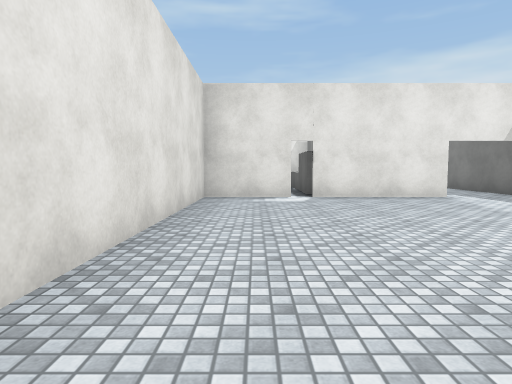
[1] (above)

16 first-person views from a walk through a 3-D level made in the Unity game engine. The camera is 1.2 m above the floor, tilts 4° down and sees 75° across. The floor is counted in squares, 1.89 m on a side. Each view is taken from the middle of a square. On the plan, view 1 faces up. The plan holds only what a view shows up to about 10 squares ahead; the rest is blank. The player character is not drawn. Surface patterns are stand-ins for the level's own textures.

[2]
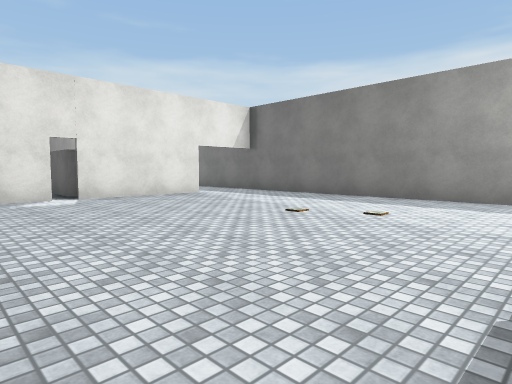

[3]
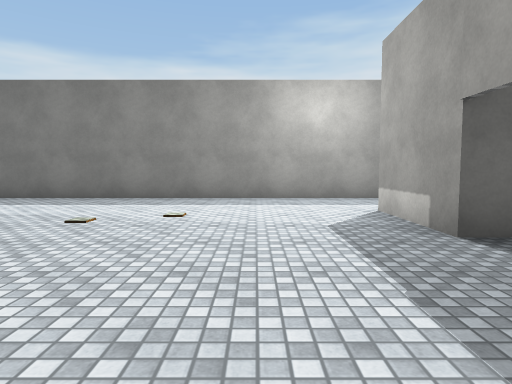

[4]
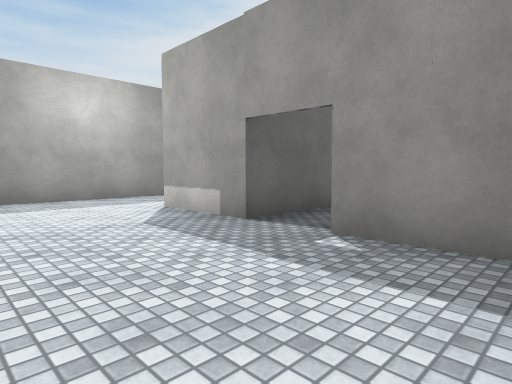

[5]
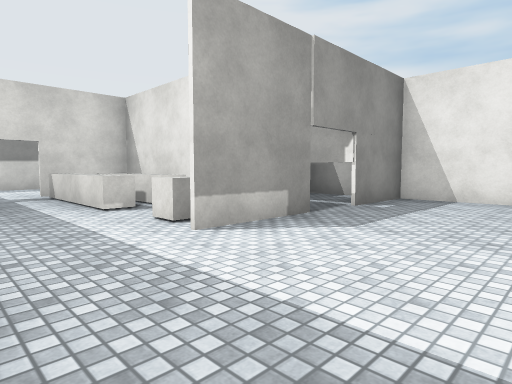

[6]
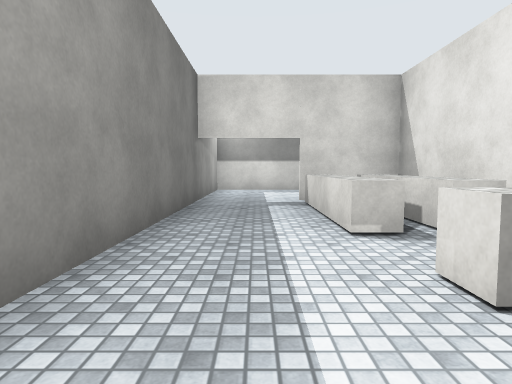

[7]
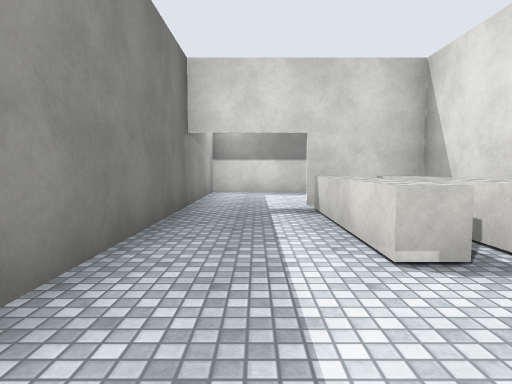

[8]
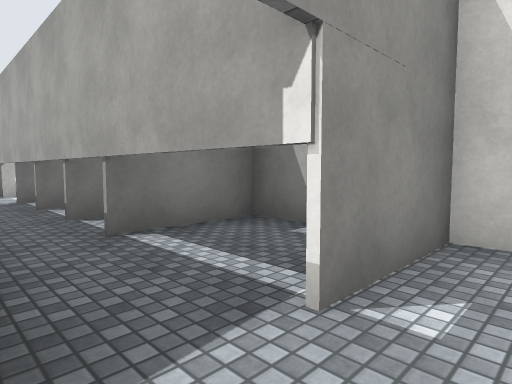

[9]
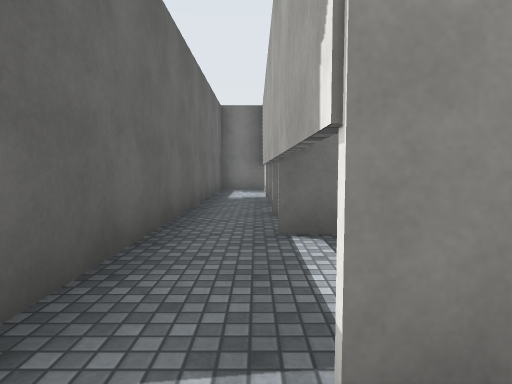

[10]
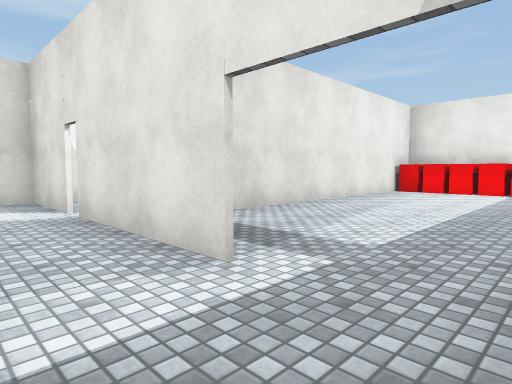

[11]
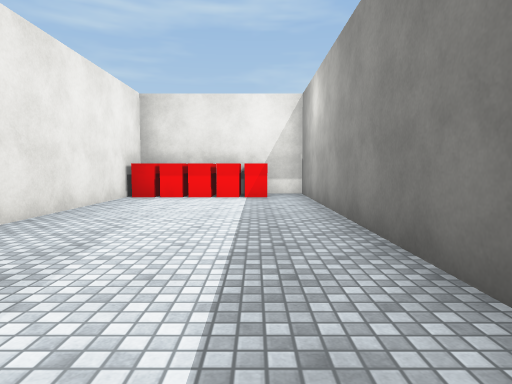

[12]
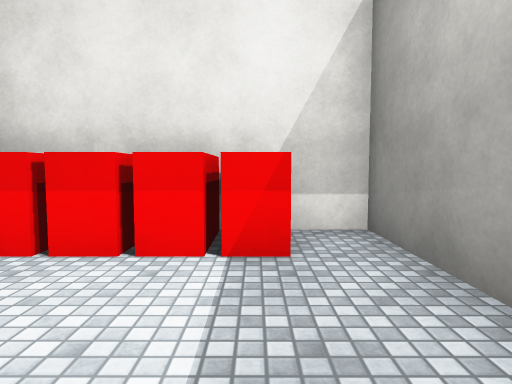

[13]
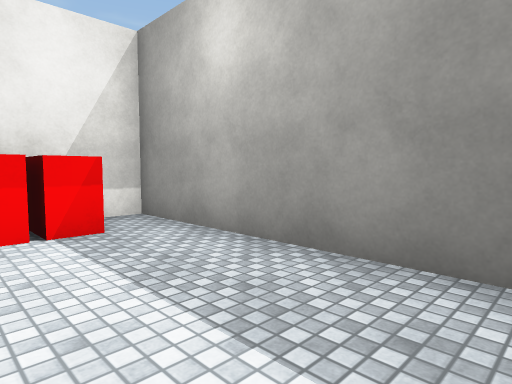

[14]
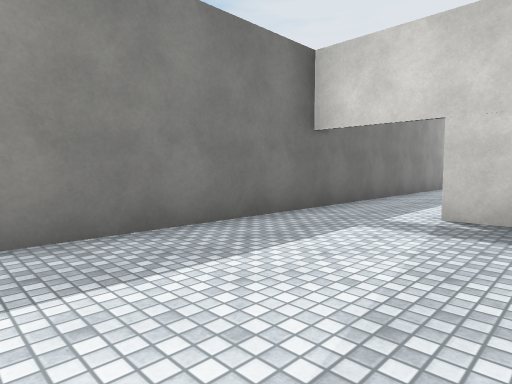

[15]
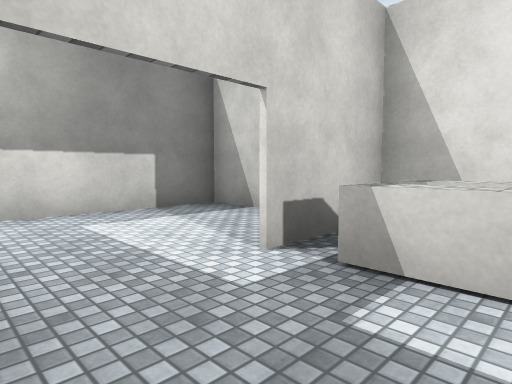

[16]
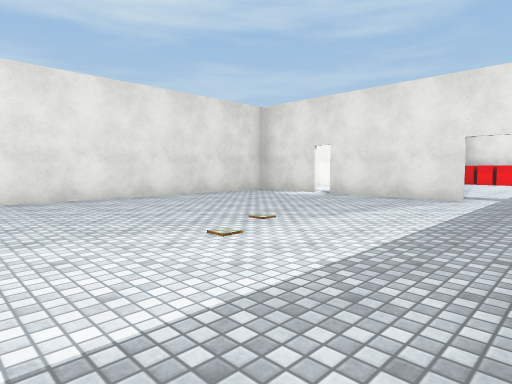

### Floor plan
Key: @ floor where view 1 was taken; # wall or solid block; . floor; ^ raised ledge; O other object.
Columns run from 2 left of view 1 to 7 right of it. Each row starts with its distance up from view 1.
 17     ######
 16     OOOO.#
 15     #....#
 14     #....#
 13     #....#
 12     #....#
 11     #....#
 10     #....#
  9    .#....#
  8 ###.###..#
  7 #........#
  6 #........#
  5 #........#
  4 #........#
  3 #........#
  2 #........#
  1 #........#
  0 #.@......#
 -1 ###.###..#
 -2  #..#^...#
 -3  ##.#....#
 -4   #.#^^..#
 -5   #.#^^..#
 -6   #.##^..#
 -7   #.#....#
 -8   #.#....#
 -9   #.#....#
-10   ########

Positions as (right, up) in squares from view 1, and headings:
1: (0, 0), facing up
2: (-1, 0), facing up-right
3: (-1, 1), facing right
4: (-1, 2), facing down-right
5: (6, 2), facing down-left
6: (5, 0), facing down
7: (5, -1), facing down
8: (2, 0), facing down-left
9: (1, 0), facing down
10: (6, 6), facing up-left
11: (5, 8), facing up
12: (5, 13), facing up
13: (4, 12), facing up-right
14: (3, 12), facing down-right
15: (6, -5), facing down-left
16: (6, 0), facing up-left
